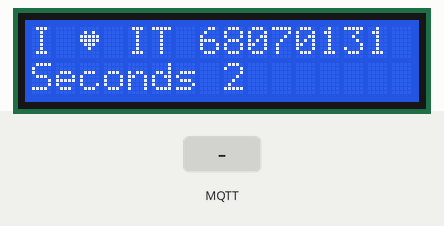
Simulated run of this sketch. Board: Arduino Uno R4 WiFi. Shown: 16×2 character LCD. The inputs (shaded band) are chosen by the test bench. WiFi joins after 1.5 s; servers stay silent unless stated; no MQTT or app messages arrive unless stated; what the sketch prints to the serial monitor is not drawn.

Above: at 2.8 s.
2.9 s: MQTT message "off" arrives on the first subscribed topic
At 5.4 s:
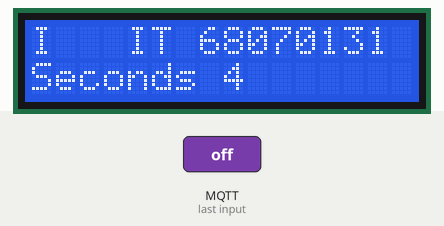
5.9 s: MQTT message "ON" arrives on the first subscribed topic
At 7.4 s:
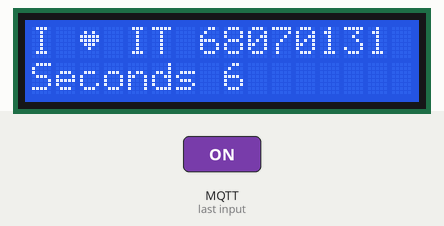
Timing chart, 0 to 8.9 s (numbered marks = the images above; inputs shaded):
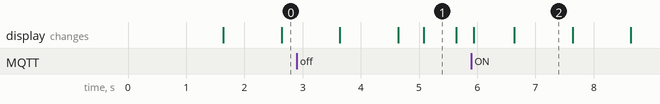

Measured:
- after the input at 2.9 s, the display: first differs from a run without the input after 2.2 s (image 1)
- after the input at 5.9 s, the display: first changes at once (image 2 shows a later state)
- what the display in image 1 shows lasts 0.5 s, from 5.1 s to 5.6 s
- what the display in image 2 shows lasts 1.0 s, from 6.6 s to 7.6 s

The sketch:

LCD_Heart_both.ino
```cpp
/*
  05 LCDแสดงรูปหัวใจ / รับและส่งข้อมูลสองทาง
  Arduino UNO R4 WiFi | Broker phycom.it.kmitl.ac.th:1883
  Topic prefix 68070131/applied/lab05/both
  รหัส Wi-Fi ตัวอย่างนี้ถูกระบุตามโจทย์; Repository เป็น public ควรเปลี่ยนรหัสหรือย้ายเป็น secrets ก่อนใช้จริง
  วงจร: ดู README.md และ assets/circuit-lab05.svg
  คำสั่งเว็บตัวอย่าง: OFF
  ทดสอบที่คาดหวัง: LCD ซ่อนรูปหัวใจ; ส่ง ON จะแสดงหัวใจอีกครั้ง
*/
#include <WiFiS3.h>
#include <MQTTClient.h>
#include <math.h>
#include <Wire.h>
#include <LiquidCrystal_I2C.h>
LiquidCrystal_I2C lcd(0x27,16,2);
void lcdLine(byte r,String s){s=s.substring(0,16);while(s.length()<16)s+=" ";lcd.setCursor(0,r);lcd.print(s);}
byte heart[8]={0,10,31,31,14,4,0,0};bool visibleHeart=true;unsigned long ticks=0;
void drawHeart(){lcdLine(0,"I   IT 68070131");lcd.setCursor(2,0);if(visibleHeart)lcd.write((uint8_t)0);else lcd.print(' ');lcdLine(1,String("Seconds ")+String(ticks));}
const char WIFI_SSID[]="EDOK";
const char WIFI_PASSWORD[]="1234567890";
const char MQTT_HOST[]="phycom.it.kmitl.ac.th";
const unsigned int MQTT_PORT=1883;
const char TOPIC_PREFIX[]="68070131/applied/lab05/both";
const bool SEND_DATA=true;
const bool RECEIVE_COMMANDS=true;
WiFiClient network;
MQTTClient mqtt(1024);
String topicData,topicSet,topicState,clientId;
unsigned long lastSample=0,lastWiFi=0,lastMqtt=0;
const unsigned long SAMPLE_MS=1000UL;
bool remoteActive=false,ackPending=false;
String lastAck="BOOT";

// รับคำสั่งจากเว็บ: ไม่ Publish ภายใน callback
bool applyRemote(String payload){
  payload.toUpperCase();if(payload!="ON"&&payload!="OFF")return false;visibleHeart=(payload=="ON");drawHeart();remoteActive=true;return true;
}
void onMqttMessage(String &topic,String &payload){
  if(topic!=topicSet)return;
  payload.trim();
  if(payload.length()==0||payload.length()>32){lastAck="ERROR:SIZE";ackPending=true;return;}
  bool accepted=applyRemote(payload);
  lastAck=accepted?String("OK:")+payload:String("ERROR:VALUE");
  ackPending=true;
  Serial.println(String("RX ")+topic+" "+payload+" -> "+lastAck);
}

// โค้ดเซนเซอร์/เอาต์พุตของ LAB
void setupHardware(){Wire.begin();lcd.init();lcd.backlight();lcd.createChar(0,heart);drawHeart();}
String sampleHardware(){
  ticks=millis()/1000;drawHeart();return visibleHeart?"HEART_ON":"HEART_OFF";
}
void maintainNetwork(){
  unsigned long now=millis();
  if(WiFi.status()!=WL_CONNECTED){
    if(now-lastWiFi>=10000UL){lastWiFi=now;WiFi.begin(WIFI_SSID,WIFI_PASSWORD);}
    return;
  }
  if(!mqtt.connected()){
    if(now-lastMqtt>=5000UL){
      lastMqtt=now;
      if(mqtt.connect(clientId.c_str())){
        Serial.println("MQTT connected");
        if(RECEIVE_COMMANDS)mqtt.subscribe(topicSet);
      }else Serial.println("MQTT retry later");
    }
    return;
  }
  mqtt.loop();
  if(RECEIVE_COMMANDS && SEND_DATA && ackPending){
    if(mqtt.publish(topicState,lastAck))ackPending=false;
  }
}
void setup(){
  Serial.begin(115200);
  setupHardware();
  topicData=String(TOPIC_PREFIX)+"/data";
  topicSet=String(TOPIC_PREFIX)+"/set";
  topicState=String(TOPIC_PREFIX)+"/state";
  byte mac[6]={0};
  WiFi.macAddress(mac);
  clientId="phycom-lab05-both-";
  for(byte i=0;i<6;i++){if(mac[i]<16)clientId+="0";clientId+=String(mac[i],HEX);}
  mqtt.begin(MQTT_HOST,MQTT_PORT,network);
  mqtt.onMessage(onMqttMessage);
  WiFi.begin(WIFI_SSID,WIFI_PASSWORD);
  Serial.println(String("MQTT prefix: ")+TOPIC_PREFIX);
}
void loop(){
  maintainNetwork();
  if(millis()-lastSample<SAMPLE_MS)return;
  lastSample=millis();
  if(!SEND_DATA)return; // โหมด Subscribe ควบคุมจากเว็บอย่างเดียว
  String measurement=sampleHardware();
  if(measurement.length()==0)return;
  Serial.println(String("LOCAL ")+measurement);
  if(mqtt.connected())mqtt.publish(topicData,measurement);
}
```
